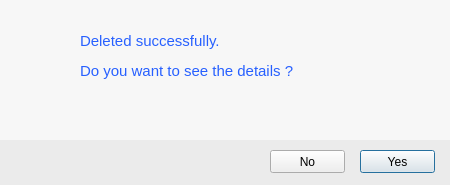
<?xml version="1.0" encoding="UTF-8"?>
<ui version="4.0">
 <class>dialogdel</class>
 <widget class="QDialog" name="dialogdel">
  <property name="geometry">
   <rect>
    <x>0</x>
    <y>0</y>
    <width>450</width>
    <height>185</height>
   </rect>
  </property>
  <property name="windowTitle">
   <string>Dialog</string>
  </property>
  <widget class="QLabel" name="label">
   <property name="geometry">
    <rect>
     <x>-10</x>
     <y>-10</y>
     <width>491</width>
     <height>261</height>
    </rect>
   </property>
   <property name="styleSheet">
    <string notr="true">background-color: rgb(247, 247, 247);</string>
   </property>
   <property name="text">
    <string/>
   </property>
  </widget>
  <widget class="QLabel" name="label_2">
   <property name="geometry">
    <rect>
     <x>20</x>
     <y>30</y>
     <width>41</width>
     <height>41</height>
    </rect>
   </property>
   <property name="styleSheet">
    <string notr="true">background-image: url(:/newPrefix/hiclipart.com (3) (1).png);</string>
   </property>
   <property name="text">
    <string/>
   </property>
  </widget>
  <widget class="QLabel" name="label_3">
   <property name="geometry">
    <rect>
     <x>80</x>
     <y>50</y>
     <width>361</width>
     <height>41</height>
    </rect>
   </property>
   <property name="font">
    <font>
     <pointsize>11</pointsize>
    </font>
   </property>
   <property name="styleSheet">
    <string notr="true">color: rgb(48, 127, 255);
color: rgb(39, 96, 255);
</string>
   </property>
   <property name="text">
    <string>Do you want to see the details ?</string>
   </property>
  </widget>
  <widget class="QLabel" name="label_4">
   <property name="geometry">
    <rect>
     <x>80</x>
     <y>20</y>
     <width>341</width>
     <height>41</height>
    </rect>
   </property>
   <property name="font">
    <font>
     <pointsize>11</pointsize>
    </font>
   </property>
   <property name="styleSheet">
    <string notr="true">color: rgb(48, 127, 255);
color: rgb(39, 96, 255);
</string>
   </property>
   <property name="text">
    <string>Deleted successfully.</string>
   </property>
  </widget>
  <widget class="QLabel" name="label_5">
   <property name="geometry">
    <rect>
     <x>0</x>
     <y>140</y>
     <width>451</width>
     <height>51</height>
    </rect>
   </property>
   <property name="styleSheet">
    <string notr="true">background-color: rgb(235, 235, 235);</string>
   </property>
   <property name="text">
    <string/>
   </property>
  </widget>
  <widget class="QPushButton" name="yes">
   <property name="geometry">
    <rect>
     <x>360</x>
     <y>150</y>
     <width>75</width>
     <height>23</height>
    </rect>
   </property>
   <property name="text">
    <string>Yes</string>
   </property>
   <property name="autoDefault">
    <bool>false</bool>
   </property>
   <property name="default">
    <bool>true</bool>
   </property>
  </widget>
  <widget class="QPushButton" name="no">
   <property name="geometry">
    <rect>
     <x>270</x>
     <y>150</y>
     <width>75</width>
     <height>23</height>
    </rect>
   </property>
   <property name="styleSheet">
    <string notr="true"/>
   </property>
   <property name="text">
    <string>No</string>
   </property>
   <property name="autoDefault">
    <bool>true</bool>
   </property>
   <property name="default">
    <bool>false</bool>
   </property>
   <property name="flat">
    <bool>false</bool>
   </property>
  </widget>
 </widget>
 <tabstops>
  <tabstop>yes</tabstop>
  <tabstop>no</tabstop>
 </tabstops>
 <resources>
  <include location="pic.qrc"/>
 </resources>
 <connections/>
</ui>
